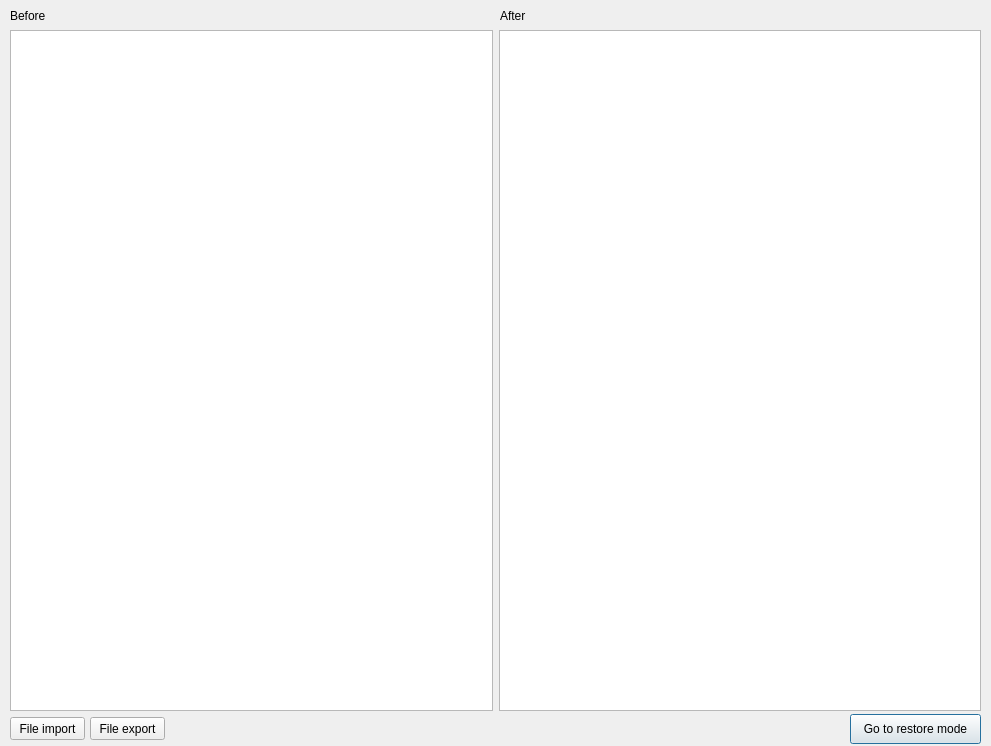
<?xml version="1.0" encoding="UTF-8"?>
<ui version="4.0">
 <class>NovelConverter</class>
 <widget class="QDialog" name="NovelConverter">
  <property name="geometry">
   <rect>
    <x>0</x>
    <y>0</y>
    <width>991</width>
    <height>746</height>
   </rect>
  </property>
  <property name="windowTitle">
   <string>Novel Converter</string>
  </property>
  <widget class="QLabel" name="label">
   <property name="geometry">
    <rect>
     <x>10</x>
     <y>10</y>
     <width>56</width>
     <height>12</height>
    </rect>
   </property>
   <property name="text">
    <string>Before</string>
   </property>
  </widget>
  <widget class="QLabel" name="label_2">
   <property name="geometry">
    <rect>
     <x>500</x>
     <y>10</y>
     <width>56</width>
     <height>12</height>
    </rect>
   </property>
   <property name="text">
    <string>After</string>
   </property>
  </widget>
  <widget class="QWidget" name="layoutWidget">
   <property name="geometry">
    <rect>
     <x>10</x>
     <y>30</y>
     <width>971</width>
     <height>681</height>
    </rect>
   </property>
   <layout class="QHBoxLayout" name="horizontalLayout">
    <item>
     <widget class="QTextEdit" name="inputPlace"/>
    </item>
    <item>
     <widget class="QTextEdit" name="outputPlace"/>
    </item>
   </layout>
  </widget>
  <widget class="QPushButton" name="pushButton">
   <property name="geometry">
    <rect>
     <x>850</x>
     <y>714</y>
     <width>131</width>
     <height>30</height>
    </rect>
   </property>
   <property name="text">
    <string>Go to restore mode</string>
   </property>
  </widget>
  <widget class="QPushButton" name="importButton">
   <property name="geometry">
    <rect>
     <x>10</x>
     <y>717</y>
     <width>75</width>
     <height>23</height>
    </rect>
   </property>
   <property name="text">
    <string>File import</string>
   </property>
  </widget>
  <widget class="QPushButton" name="exportButton">
   <property name="geometry">
    <rect>
     <x>90</x>
     <y>717</y>
     <width>75</width>
     <height>23</height>
    </rect>
   </property>
   <property name="text">
    <string>File export</string>
   </property>
  </widget>
 </widget>
 <resources/>
 <connections/>
</ui>
